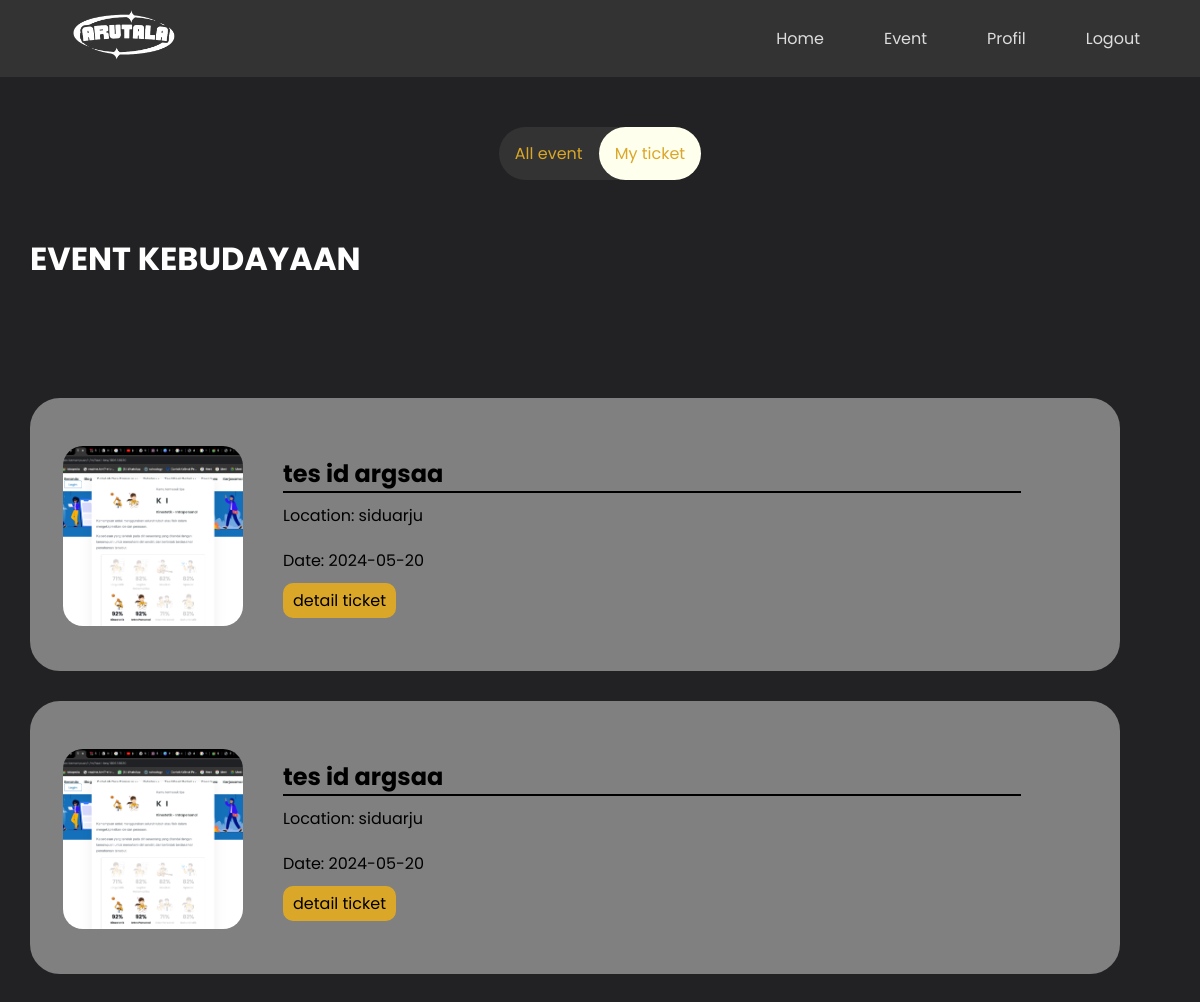
The page /myticket.php (signed in) on the database its author committed.
### tables this page shows
CREATE TABLE `event` (
  `id` int(11) NOT NULL,
  `idseller` int(30) NOT NULL,
  `nama` varchar(20) NOT NULL,
  `deskripsi` varchar(1000) NOT NULL,
  `tanggal` date NOT NULL,
  `lokasi` varchar(30) NOT NULL,
  `jam` varchar(10) NOT NULL,
  `gambar` text NOT NULL,
  `harga` int(10) NOT NULL
);

### myticket.php (the view, shortened to what this page needs)
<?php
require 'koneksi.php';
$uid = $_SESSION['iduser'];
$query = "SELECT * FROM payment WHERE uid = '$uid'";
$result = mysqli_query($conn, $query);
include "nav.php";
?>
<!DOCTYPE html>
<html lang="en">
<head>
</head>
<body>
<?php
if ($_SESSION['seller']) {
    echo "<div class='navs'>
        <ul>
            <div class='event'><li><a href='event.php'>All event</a></li></div>
            <div class='myevent'><li><a href='myevent.php'>My event</a></li></div>
        </ul>
    </div>";
}
else{
    echo "<div class='navbarr'>
        <ul>
            <div class='event'><li><a href='event.php'>All event</a></li></div>
            <div class='myticket'><li><a href='myticket.php'>My ticket</a></li></div>
        </ul>
    </div>";
}
?>
   <h1>EVENT KEBUDAYAAN</h1>
   <?php
while ($baris = mysqli_fetch_assoc($result)) {
    $idc = $baris['idc'];
    $sql = "SELECT * FROM event WHERE id = '$idc'";
    $event_result = mysqli_query($conn, $sql);
    while ($row = mysqli_fetch_assoc($event_result)) {
        echo '<div class="card">';
        echo '<img src="gambar/' . $row['gambar'] . '">';
        echo '<h2>' . $row['nama'] . '</h2>';
        echo '<hr size="3px" width="70%" align="left" color="black">';
        echo '<p>Location: ' . $row['lokasi'] . '</p>';
        echo '<p>Date: ' . $row['tanggal'] . '</p>';
        echo "<a class='detail' href='deticket.php?id=".$idc."'>detail ticket</a>";
        echo '</div>';
    }
}
?>
</body>
</html>

### nav.php (style rules this page uses)
* { margin: 0; padding: 0; box-sizing: border-box; }

### myticket.php (style rules this page uses)
body { background-color: rgb(34, 33, 35); }
* { margin-left: 0; margin-top: 0; margin-right: 0; }
.navbarr { overflow: hidden; font-family: 'Poppins', sans-serif; display: flex; justify-content: center; margin-top: 50px; }
.navbarr ul { background-color: #333; border-radius: 30px; list-style-type: none; margin: 0; padding: 0; display: flex; justify-content: space-between; }
.navbarr a { display: block; color: rgb(218, 167, 40); text-align: center; padding: 14px 16px; text-decoration: none; }
.myticket { background-color: #ffe; border-radius: 30px; }
h1 { color: white; font-family: 'Poppins', sans-serif; margin-left: 30px; margin-top: 55px; margin-bottom: 115px; }
.card { border: solid gray; border-radius: 30px; background-color: gray; padding-left: 30px; margin-right: 80px; margin-left: 30px; margin-bottom: 30px; margin-top: 30px; position: relative; padding-top: 25px; padding-bottom: 50px; font-family: 'Poppins', sans-serif; }
.card img { height: 180px; width: 180px; position: relative; float: left; margin-top:20px; margin-right: 40px; object-fit: cover; margin-left: auto; border-radius: 20px; }
.card a { display: inline-block; padding: 5px 10px; background-color: rgb(218, 167, 40); color: black; text-decoration: none; border-radius: 10px; }
.card h2 { padding-top: 30px; }
.card p { margin-right: 60%; padding: 10px; }

### rows shown on the page
event: gambar (picture), nama "tes id argsaa", lokasi "siduarju", tanggal "2024-05-20"
